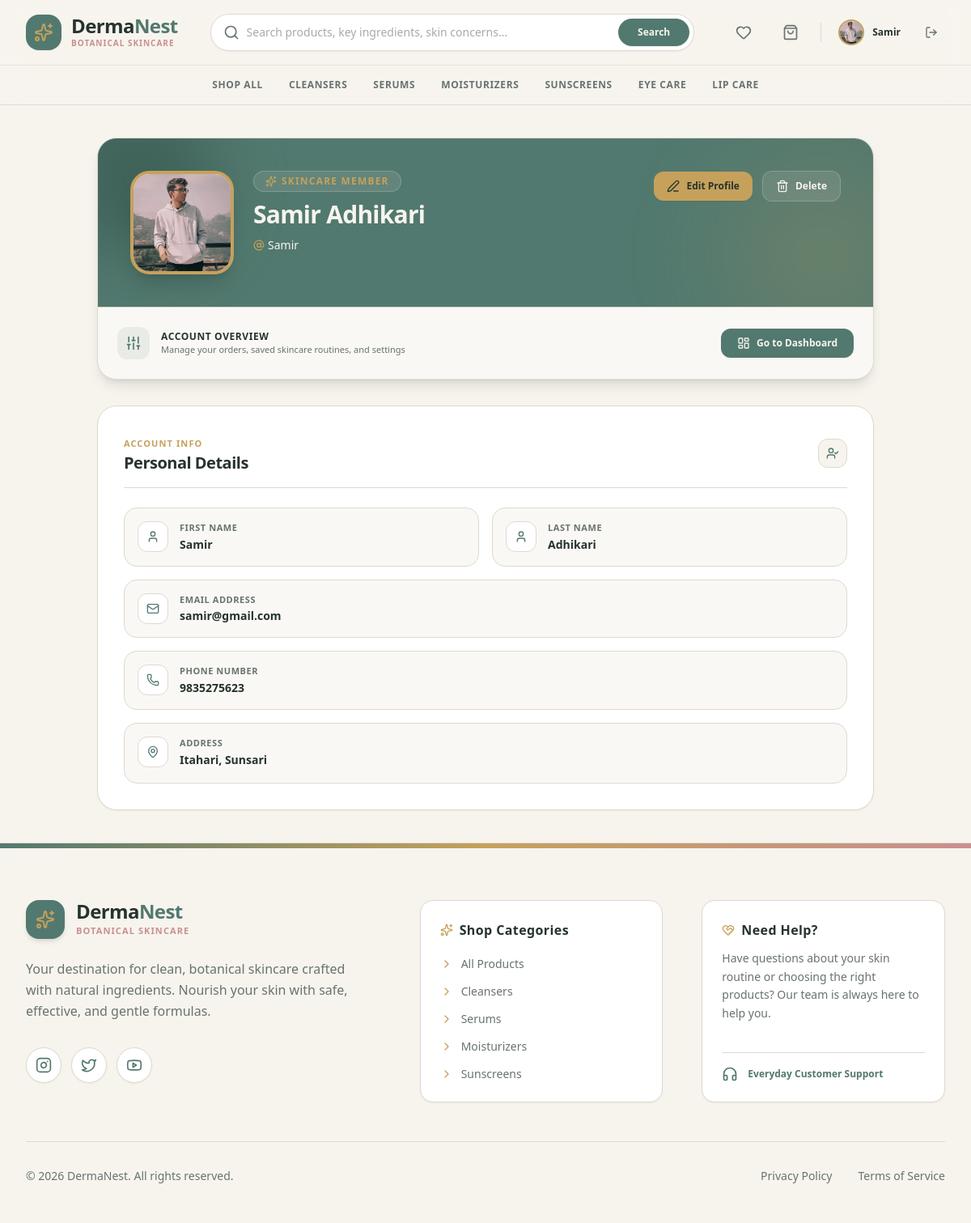
/profile/ (signed in), run on the app's committed database.
### dn_app/models.py (models this page shows, shortened)
class User(AbstractUser):
    phone = models.CharField(max_length=20, blank=True)
    address = models.TextField(blank=True)
    profile_picture = models.ImageField(upload_to='images/user/', blank=True, null=True)

### dn_app/views/profile_view.py (the view)
# urls.py: path('profile/', profile_view, name='profile'),
@login_required
def profile_view(request):
    return render(request, 'main/profile_page.html', {'user': request.user})

### dn_app/templates/main/profile_page.html (shortened to what this page needs)
<!DOCTYPE html>
<html lang="en">
<head>
    {% load static %}
    <link href="{% static 'css/styles.css' %}" rel="stylesheet" />
</head>
<body class="bg-[#F7F4EE] font-sans min-h-screen flex flex-col text-[#68736F] antialiased selection:bg-[#52796F] selection:text-white">
    {% include 'components/_navbar.html' %}
    <main class="flex-grow py-10 px-4 sm:px-6 lg:px-8 max-w-5xl mx-auto w-full">
        <div class="space-y-8">
            <div class="bg-[#FFFFFF] border border-[#DED9D0] rounded-3xl shadow-lg overflow-hidden">
                <div class="bg-[#52796F] p-6 sm:p-10 text-[#F7F4EE] relative overflow-hidden">
                    <div class="absolute -right-12 -bottom-12 w-56 h-56 bg-[#C6A15B]/20 rounded-full blur-3xl pointer-events-none"></div>
                    <div class="relative z-10 flex flex-col sm:flex-row items-center sm:items-start gap-6">
                        <div class="relative w-28 h-28 sm:w-32 sm:h-32 rounded-3xl bg-[#F7F4EE] border-4 border-[#C6A15B] shadow-xl overflow-hidden flex items-center justify-center text-[#52796F] shrink-0">
                            {% if user.profile_picture %}
                                <img src="{{ user.profile_picture.url }}" alt="{{ user.username }}" class="w-full h-full object-cover">
                            {% else %}
                                <i data-lucide="user" class="w-14 h-14 text-[#52796F]/60"></i>
                            {% endif %}
                        </div>
                        <div class="space-y-2.5 text-center sm:text-left flex-grow">
                            <div class="inline-flex items-center gap-1.5 px-3.5 py-1 rounded-full bg-[#F7F4EE]/10 border border-[#F7F4EE]/20 text-[#C6A15B] text-xs font-bold uppercase tracking-widest">
                                <i data-lucide="sparkles" class="w-3.5 h-3.5"></i>
                                <span>
                                    {% if user.is_staff %} Administrator {% else %} Skincare Member {% endif %}
                                </span>
                            </div>
                            <h1 class="text-2xl sm:text-3xl font-bold text-[#F7F4EE] tracking-tight">
                                {% if user.first_name or user.last_name %}
                                    {{ user.first_name }} {{ user.last_name }}
                                {% else %}
                                    {{ user.username|default:"Anonymous User" }}
                                {% endif %}
                            </h1>
                            <p class="text-xs sm:text-sm text-[#F7F4EE]/85 font-medium flex items-center justify-center sm:justify-start gap-1">
                                <i data-lucide="at-sign" class="w-3.5 h-3.5 text-[#C6A15B]"></i>
                                <span>{{ user.username|default:"member" }}</span>
                            </p>
                        </div>
                        <div class="flex flex-wrap items-center justify-center sm:justify-end gap-3 w-full sm:w-auto pt-2 sm:pt-0">
                            <a href="/profile/edit/" class="px-4 py-2.5 bg-[#C6A15B] hover:bg-[#C6A15B]/90 text-[#26332F] font-bold rounded-xl transition-all text-xs flex items-center gap-2 shadow-sm cursor-pointer">
                                <i data-lucide="edit-3" class="w-4 h-4"></i>
                                <span>Edit Profile</span>
                            </a>
                            {% if not user.is_staff %}
                                <button type="button" onclick="openDeleteProfileModal('/profile/delete/{{ user.id }}/')" class="px-4 py-2.5 bg-[#F7F4EE]/10 hover:bg-[#B85C62] text-[#F7F4EE] font-bold rounded-xl transition-all text-xs flex items-center gap-2 border border-[#F7F4EE]/20 cursor-pointer">
                                    <i data-lucide="trash-2" class="w-4 h-4"></i>
                                    <span>Delete</span>
                                </button>
                            {% endif %}
                        </div>
                    </div>
                </div>
                <div class="p-4 sm:p-6 bg-[#F7F4EE]/60 border-t border-[#DED9D0] flex flex-col sm:flex-row items-center justify-between gap-4">
                    <div class="flex items-center gap-3.5">
                        <div class="w-10 h-10 rounded-xl bg-[#52796F]/10 flex items-center justify-center text-[#52796F] shrink-0">
                            <i data-lucide="sliders" class="w-5 h-5"></i>
                        </div>
                        <div>
                            <h3 class="text-xs font-bold text-[#26332F] uppercase tracking-wider">Account Overview</h3>
                            <p class="text-[11px] text-[#68736F]">Manage your orders, saved skincare routines, and settings</p>
                        </div>
                    </div>
                    {% if user.is_staff %}
                        <a href="/dashboard/admin/" class="w-full sm:w-auto px-5 py-2.5 bg-[#52796F] hover:bg-[#3F6259] text-[#F7F4EE] font-bold rounded-xl transition-all text-xs flex items-center justify-center gap-2 shadow-sm">
                            <i data-lucide="layout-dashboard" class="w-4 h-4"></i>
                            <span>Admin Dashboard</span>
                        </a>
                    {% else %}
                        <a href="/dashboard/" class="w-full sm:w-auto px-5 py-2.5 bg-[#52796F] hover:bg-[#3F6259] text-[#F7F4EE] font-bold rounded-xl transition-all text-xs flex items-center justify-center gap-2 shadow-sm">
                            <i data-lucide="layout-dashboard" class="w-4 h-4"></i>
                            <span>Go to Dashboard</span>
                        </a>
                    {% endif %}
                </div>
            </div>
            <div class="bg-[#FFFFFF] border border-[#DED9D0] rounded-3xl p-6 sm:p-8 shadow-sm space-y-6">
                <div class="border-b border-[#DED9D0] pb-4 flex items-center justify-between">
                    <div>
                        <span class="text-[11px] font-bold uppercase tracking-widest text-[#C6A15B]">Account Info</span>
                        <h2 class="text-xl font-bold text-[#26332F] tracking-tight">Personal Details</h2>
                    </div>
                    <div class="w-9 h-9 rounded-xl bg-[#F7F4EE] border border-[#DED9D0] flex items-center justify-center text-[#52796F]">
                        <i data-lucide="user-check" class="w-4 h-4"></i>
                    </div>
                </div>
                <div class="grid grid-cols-1 sm:grid-cols-2 gap-4">
                    <div class="bg-[#F7F4EE]/60 border border-[#DED9D0] p-4 rounded-2xl flex items-start gap-3.5">
                        <div class="p-2.5 rounded-xl bg-[#FFFFFF] border border-[#DED9D0] text-[#52796F] shrink-0">
                            <i data-lucide="user" class="w-4 h-4"></i>
                        </div>
                        <div>
                            <span class="text-[11px] font-bold uppercase tracking-wider text-[#68736F] block">First Name</span>
                            <p class="text-sm font-semibold text-[#26332F] mt-0.5">{{ user.first_name|default:"—" }}</p>
                        </div>
                    </div>
                    <div class="bg-[#F7F4EE]/60 border border-[#DED9D0] p-4 rounded-2xl flex items-start gap-3.5">
                        <div class="p-2.5 rounded-xl bg-[#FFFFFF] border border-[#DED9D0] text-[#52796F] shrink-0">
                            <i data-lucide="user" class="w-4 h-4"></i>
                        </div>
                        <div>
                            <span class="text-[11px] font-bold uppercase tracking-wider text-[#68736F] block">Last Name</span>
                            <p class="text-sm font-semibold text-[#26332F] mt-0.5">{{ user.last_name|default:"—" }}</p>
                        </div>
                    </div>
                    <div class="sm:col-span-2 bg-[#F7F4EE]/60 border border-[#DED9D0] p-4 rounded-2xl flex items-start gap-3.5">
                        <div class="p-2.5 rounded-xl bg-[#FFFFFF] border border-[#DED9D0] text-[#52796F] shrink-0">
                            <i data-lucide="mail" class="w-4 h-4"></i>
                        </div>
                        <div class="truncate">
                            <span class="text-[11px] font-bold uppercase tracking-wider text-[#68736F] block">Email Address</span>
                            <p class="text-sm font-semibold text-[#26332F] mt-0.5 truncate">{{ user.email|default:"user@dermanest.com" }}</p>
                        </div>
                    </div>
                    <div class="sm:col-span-2 bg-[#F7F4EE]/60 border border-[#DED9D0] p-4 rounded-2xl flex items-start gap-3.5">
                        <div class="p-2.5 rounded-xl bg-[#FFFFFF] border border-[#DED9D0] text-[#52796F] shrink-0">
                            <i data-lucide="phone" class="w-4 h-4"></i>
                        </div>
                        <div>
                            <span class="text-[11px] font-bold uppercase tracking-wider text-[#68736F] block">Phone Number</span>
                            <p class="text-sm font-semibold text-[#26332F] mt-0.5">{{ user.phone|default:"Not provided" }}</p>
                        </div>
                    </div>
                    <div class="sm:col-span-2 bg-[#F7F4EE]/60 border border-[#DED9D0] p-4 rounded-2xl flex items-start gap-3.5">
                        <div class="p-2.5 rounded-xl bg-[#FFFFFF] border border-[#DED9D0] text-[#52796F] shrink-0">
                            <i data-lucide="map-pin" class="w-4 h-4"></i>
                        </div>
                        <div>
                            <span class="text-[11px] font-bold uppercase tracking-wider text-[#68736F] block">Address</span>
                            <p class="text-sm font-semibold text-[#26332F] mt-0.5 whitespace-pre-line leading-relaxed">{{ user.address|default:"Not provided" }}</p>
                        </div>
                    </div>
                </div>
            </div>
        </div>
    </main>
    {% include 'components/_footer.html' %}
</body>
</html>

### dn_app/templates/components/_navbar.html (shortened to what this page needs)
<header class="sticky top-0 z-50 bg-[#F7F4EE]/98 backdrop-blur-md border-b border-[#DED9D0] font-sans">
  <div class="max-w-7xl mx-auto px-4 sm:px-6 lg:px-8">
    <div class="flex items-center justify-between h-20 gap-6">
      <a href="/" class="flex items-center gap-3 group shrink-0">
        <div class="w-11 h-11 rounded-2xl bg-[#52796F] text-[#FFFFFF] flex items-center justify-center shadow-sm group-hover:bg-[#3F6259] transition-all duration-300">
          <i data-lucide="sparkles" class="w-6 h-6 text-[#C6A15B]"></i>
        </div>
        <div class="flex flex-col">
          <span class="text-2xl font-bold tracking-tight text-[#26332F] leading-none">Derma<span class="text-[#52796F]">Nest</span></span>
          <span class="text-[10px] font-bold text-[#C98F8F] tracking-widest uppercase mt-0.5">Botanical Skincare</span>
        </div>
      </a>
      <div class="flex-1 max-w-2xl mx-4 hidden md:block">
        <form action="/products/" method="GET" class="relative group">
          <input type="text" name="search" value="{{ request.GET.search }}" placeholder="Search products, key ingredients, skin concerns..."
            class="w-full bg-[#FFFFFF] border border-[#DED9D0] rounded-full pl-11 pr-28 py-3 text-sm text-[#26332F] placeholder-[#68736F]/60 focus:outline-none focus:border-[#52796F] focus:ring-2 focus:ring-[#52796F]/20 shadow-sm transition-all">
          <div class="absolute inset-y-0 left-0 pl-4 flex items-center pointer-events-none text-[#68736F] group-focus-within:text-[#52796F]">
          </div>
          <button type="submit" class="absolute inset-y-1.5 right-1.5 px-6 bg-[#52796F] hover:bg-[#3F6259] text-[#F7F4EE] text-xs font-bold rounded-full flex items-center justify-center transition-all shadow-sm">
            Search
          </button>
        </form>
      </div>
      <div class="flex items-center gap-3 sm:gap-4 shrink-0">
        {% if user.is_authenticated and not user.is_staff %}
          <a href="/wishlist/" class="p-2.5 text-[#68736F] hover:text-[#52796F] hover:bg-[#FFFFFF] rounded-full border border-transparent hover:border-[#DED9D0] transition-all relative shadow-none hover:shadow-sm" title="Wishlist">
            <i data-lucide="heart" class="w-5 h-5"></i>
          </a>
          <a href="/cart/" class="p-2.5 text-[#68736F] hover:text-[#52796F] hover:bg-[#FFFFFF] rounded-full border border-transparent hover:border-[#DED9D0] transition-all relative shadow-none hover:shadow-sm" title="Shopping Bag">
            <i data-lucide="shopping-bag" class="w-5 h-5"></i>
          </a>
        {% endif %}
        {% if user.is_authenticated %}
          <div class="flex items-center gap-2">
            <a href="/profile/" class="flex items-center gap-2.5 group p-1 pr-3 rounded-full hover:bg-[#FFFFFF] transition-all border border-transparent hover:border-[#DED9D0]">
              {% if user.profile_picture %}
                <img src="{{ user.profile_picture.url }}" alt="Profile" class="w-8 h-8 rounded-full object-cover border-2 border-[#C6A15B]">
              {% else %}
                <div class="w-8 h-8 rounded-full bg-[#F7F4EE] border-2 border-[#C6A15B] flex items-center justify-center text-[#52796F]">
                  <i data-lucide="user" class="w-4 h-4"></i>
                </div>
              {% endif %}
              <span class="text-xs font-bold hidden lg:block text-[#26332F] group-hover:text-[#52796F] transition-colors">{{ user.username }}</span>
            </a>
            <button type="button" onclick="openLogoutModal()" class="p-2 text-[#68736F] hover:text-[#B85C62] hover:bg-[#FFFFFF] rounded-full border border-transparent hover:border-[#DED9D0] transition-colors cursor-pointer" title="Log Out">
              <i data-lucide="log-out" class="w-4 h-4"></i>
            </button>
          </div>
        {% endif %}
      </div>
    </div>
  </div>
  <div class="border-t border-[#DED9D0]/60 bg-[#F7F4EE]/60 hidden md:block">
    <div class="max-w-7xl mx-auto px-4 sm:px-6 lg:px-8">
      <nav class="flex items-center justify-center gap-8 py-3 text-xs font-bold uppercase tracking-wider text-[#68736F]">
        <a href="/products/" class="whitespace-nowrap hover:text-[#52796F] transition-all py-1 relative after:absolute after:bottom-0 after:left-0 after:w-0 after:h-0.5 after:bg-[#52796F] hover:after:w-full after:transition-all">Shop All</a>
        <a href="/products/?category=cleanser" class="whitespace-nowrap hover:text-[#52796F] transition-all py-1 relative after:absolute after:bottom-0 after:left-0 after:w-0 after:h-0.5 after:bg-[#52796F] hover:after:w-full after:transition-all">Cleansers</a>
        <a href="/products/?category=serum" class="whitespace-nowrap hover:text-[#52796F] transition-all py-1 relative after:absolute after:bottom-0 after:left-0 after:w-0 after:h-0.5 after:bg-[#52796F] hover:after:w-full after:transition-all">Serums</a>
        <a href="/products/?category=moisturizer" class="whitespace-nowrap hover:text-[#52796F] transition-all py-1 relative after:absolute after:bottom-0 after:left-0 after:w-0 after:h-0.5 after:bg-[#52796F] hover:after:w-full after:transition-all">Moisturizers</a>
        <a href="/products/?category=sunscreen" class="whitespace-nowrap hover:text-[#52796F] transition-all py-1 relative after:absolute after:bottom-0 after:left-0 after:w-0 after:h-0.5 after:bg-[#52796F] hover:after:w-full after:transition-all">Sunscreens</a>
        <a href="/products/?category=eye_care" class="whitespace-nowrap hover:text-[#52796F] transition-all py-1 relative after:absolute after:bottom-0 after:left-0 after:w-0 after:h-0.5 after:bg-[#52796F] hover:after:w-full after:transition-all">Eye Care</a>
        <a href="/products/?category=lip_care" class="whitespace-nowrap hover:text-[#52796F] transition-all py-1 relative after:absolute after:bottom-0 after:left-0 after:w-0 after:h-0.5 after:bg-[#52796F] hover:after:w-full after:transition-all">Lip Care</a>
      </nav>
    </div>
  </div>
</header>

### data on the page
User: profile_picture (picture), username "Samir", first_name "Samir", last_name "Adhikari", email "samir@gmail.com", phone "9835275623", address "Itahari, Sunsari"
